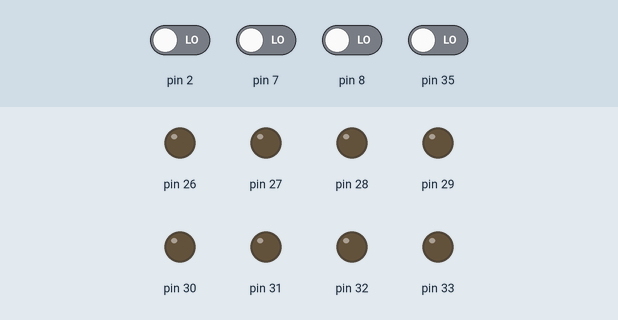
This sketch was run on a simulated Arduino Mega 2560, built with avr-gcc and run on an emulated ATmega2560. Parts: output pins drawn as LEDs (lit = HIGH). The inputs (shaded band) are chosen by the test bench; at power-on: pin 2, pin 7, pin 8, pin 35 LOW.

Above: at 1.2 s.
1.3 s: pin 2 driven HIGH
At 1.9 s:
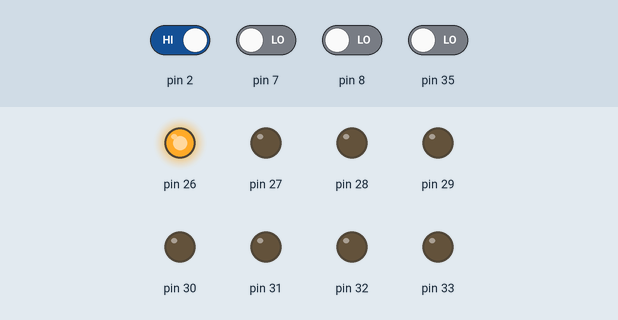
2.8 s: pin 7 driven HIGH
At 3.1 s:
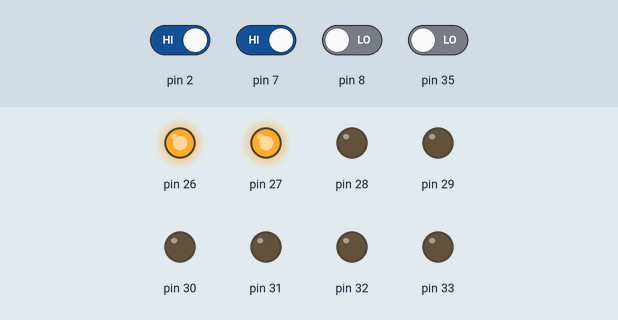
4.3 s: pin 8 driven HIGH
At 5.4 s:
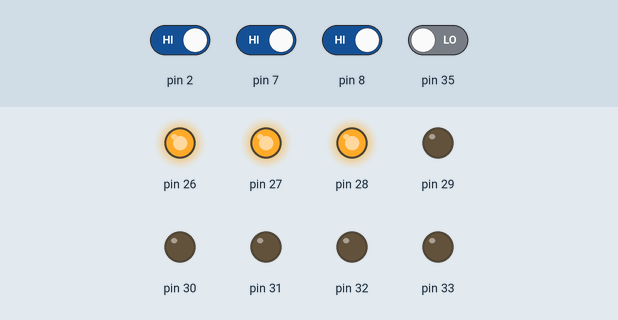
5.8 s: pin 35 driven HIGH
At 6.5 s:
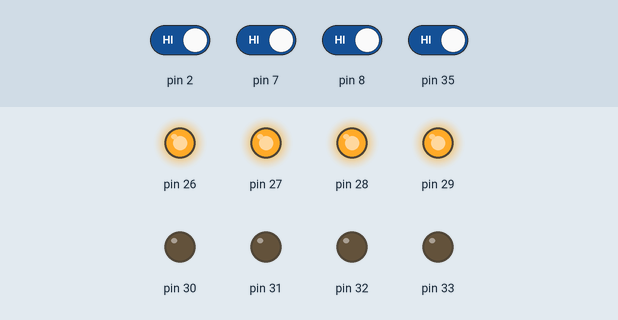
7.3 s: pin 2 driven LOW
At 7.7 s:
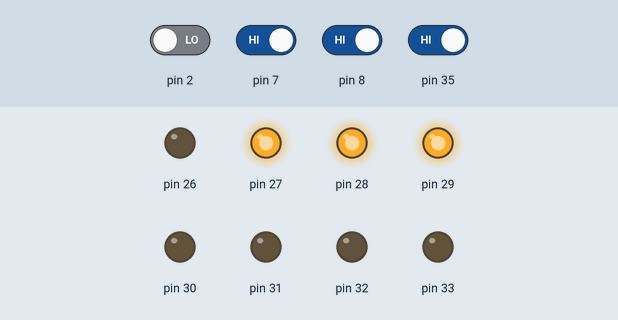
8.8 s: pin 7 driven LOW
At 10.0 s:
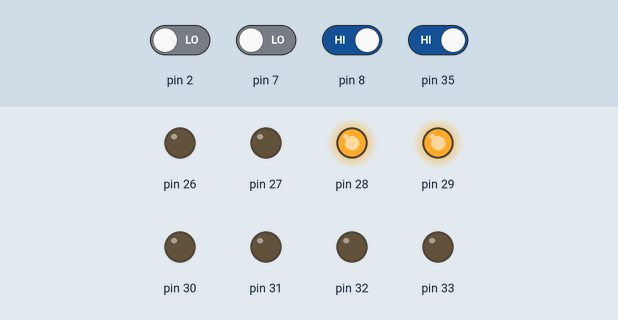
Timing chart, 0 to 11.3 s (numbered marks = the images above; inputs shaded):
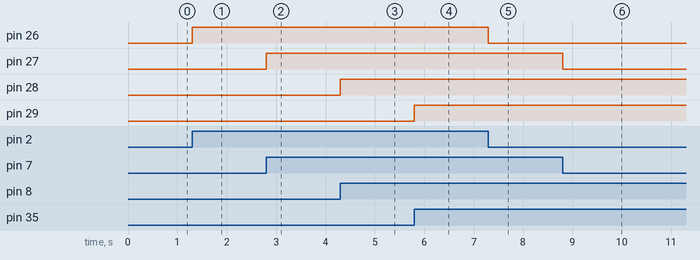

The sketch:

sketch_jun01c.ino
```cpp
void fun()
{
  if(digitalRead(2))
    digitalWrite(26, HIGH);
  else
    digitalWrite(26, LOW);

  if(digitalRead(7))
    digitalWrite(27, HIGH);
  else
    digitalWrite(27, LOW);

  if(digitalRead(8))
    digitalWrite(28, HIGH);
  else
    digitalWrite(28, LOW);

  if(digitalRead(35))
    digitalWrite(29, HIGH);
  else
    digitalWrite(29, LOW);
}
void setup() {
  // put your setup code here, to run once:
  for(int i = 0; i < 8; i++)
  {
    pinMode(26 + i, OUTPUT);
    digitalWrite(26 + i, LOW);
  }

  Serial.begin(9600);
}
void loop() {
  fun();
}
```

Measured:
- after the input at 1.3 s, pin 26: LOW → HIGH at once
- after the input at 2.8 s, pin 27: LOW → HIGH at once
- after the input at 4.3 s, pin 28: LOW → HIGH at once
- after the input at 5.8 s, pin 29: LOW → HIGH at once
- after the input at 7.3 s, pin 26: HIGH → LOW at once
- after the input at 8.8 s, pin 27: HIGH → LOW at once
